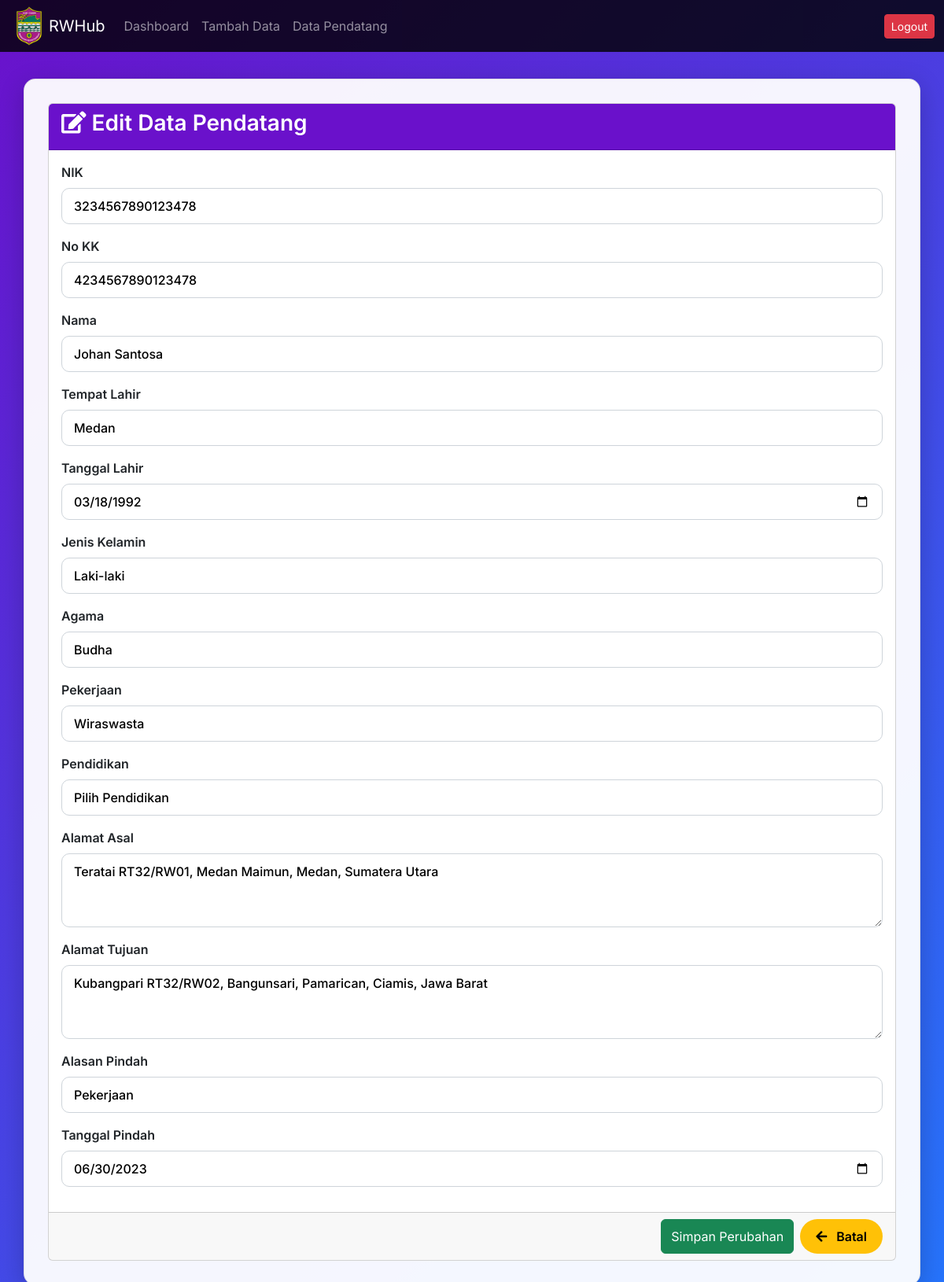
The app's page /edit_pendatang.php?nik=3234567890123478 with its own data.
### tables this page shows
CREATE TABLE `warga_pendatang` (
  `nik` varchar(16) NOT NULL,
  `no_kk` varchar(16) DEFAULT NULL,
  `nama` varchar(25) DEFAULT NULL,
  `tempat_lahir` text DEFAULT NULL,
  `tanggal_lahir` date DEFAULT NULL,
  `jenis_kelamin` enum('Perempuan','Laki-laki') DEFAULT NULL,
  `agama` varchar(15) NOT NULL,
  `pekerjaan` enum('Tidak Bekerja','Pelajar','Mahasiswa','Wiraswasta','Wirausaha','PNS','Guru','Buruh','Lainnya') DEFAULT NULL,
  `pendidikan` enum('Tidak/Belum Sekolah','Belum Tamat SD/Sederajat','Tamat SD/Sederajat','SLTP/Sederajat','SLTA/Sederajat','Diploma I/II','Akademi/Diploma III/S.Muda','Diploma IV/Strata I','Strata II','Strata III') DEFAULT NULL,
  `alamat_asal` text DEFAULT NULL,
  `alamat_tujuan` text DEFAULT NULL,
  `alasan_pindah` enum('Pekerjaan','Pendidikan','Keamanan','Kesehatan','Perumahan','Keluarga','Lainnya') DEFAULT NULL,
  `tanggal_pindah` date DEFAULT NULL
);

### edit_pendatang.php (the view, shortened to what this page needs)
<?php
include 'db_connect.php';
if (isset($_GET['nik'])) {
    $nik = $_GET['nik'];
    $query = "SELECT * FROM warga_pendatang WHERE nik = ?";
    $stmt = $conn->prepare($query);
    $stmt->bind_param("s", $nik);
    $stmt->execute();
    $result = $stmt->get_result();
    $data = $result->fetch_assoc();
} else {
    $error_message = "NIK tidak disediakan.";
}
?>
<!DOCTYPE html>
<html lang="id">
<head>
    <link href="https://cdn.jsdelivr.net/npm/bootstrap@5.3.0/dist/css/bootstrap.min.css" rel="stylesheet">
    <link href="https://cdnjs.cloudflare.com/ajax/libs/font-awesome/5.15.4/css/all.min.css" rel="stylesheet">
</head>
<body>
<nav class="navbar navbar-expand-lg navbar-dark fixed-top">
    <div class="container-fluid">
        <img src="images\logo.png" width="50px">
        <a class="navbar-brand" href="#">RWHub</a>
        <div class="collapse navbar-collapse justify-content-end" id="navbarNav">
            <ul class="navbar-nav me-auto mb-2 mb-lg-0">
                <li class="nav-item">
                    <a class="nav-link" href="dashboard.php">Dashboard</a>
                </li>
                <li class="nav-item">
                    <a class="nav-link" href="tambah_pendatang.php">Tambah Data</a>
                </li>
                <li class="nav-item">
                    <a class="nav-link" href="lihat_pendatang.php">Data Pendatang</a>
                </li>
            </ul>
            <a href="logout.php" class="btn btn-danger btn-sm">Logout</a>
        </div>
    </div>
</nav>
<div class="container container-main">
    <div class="card">
        <div class="card-header">
            <h3 class="card-title">
                <i class="fa fa-edit"></i> Edit Data Pendatang
            </h3>
        </div>
        <form method="POST" action="">
            <div class="card-body">
                <?php if (isset($data) && $data): ?>
                    <div class="mb-3">
                        <label for="nik" class="form-label">NIK</label>
                        <input type="text" class="form-control" id="nik" name="nik" value="<?php echo htmlspecialchars($data['nik']); ?>" readonly>
                    </div>
                    <div class="mb-3">
                        <label for="no_kk" class="form-label">No KK</label>
                        <input type="text" class="form-control" id="no_kk" name="no_kk" value="<?php echo htmlspecialchars($data['no_kk']); ?>" required>
                    </div>
                    <div class="mb-3">
                        <label for="nama" class="form-label">Nama</label>
                        <input type="text" class="form-control" id="nama" name="nama" value="<?php echo htmlspecialchars($data['nama']); ?>" required>
                    </div>
                    <div class="mb-3">
                        <label for="tempat_lahir" class="form-label">Tempat Lahir</label>
                        <input type="text" class="form-control" id="tempat_lahir" name="tempat_lahir" value="<?php echo htmlspecialchars($data['tempat_lahir']); ?>" required>
                    </div>
                    <div class="mb-3">
                        <label for="tanggal_lahir" class="form-label">Tanggal Lahir</label>
                        <input type="date" class="form-control" id="tanggal_lahir" name="tanggal_lahir" value="<?php echo htmlspecialchars($data['tanggal_lahir']); ?>" required>
                    </div>
                    <div class="mb-3">
                        <label for="jenis_kelamin" class="form-label">Jenis Kelamin</label>
                        <select name="jenis_kelamin" id="jenis_kelamin" class="form-select" required>
                                <option value="Laki-laki" <?php if ($data['jenis_kelamin'] == 'Laki-laki') echo 'selected'; ?>>Laki-laki</option>
                            </select>
                    </div>
                    <div class="mb-3">
                        <label for="agama" class="form-label">Agama</label>
                        <select name="agama" id="agama" class="form-select" required>
                                <option value="Budha" <?php if ($data['agama'] == 'Budha') echo 'selected'; ?>>Budha</option>
                            </select>
                    </div>
                    <div class="mb-3">
                        <label for="pekerjaan" class="form-label">Pekerjaan</label>
                        <select name="pekerjaan" id="pekerjaan" class="form-select" required>
                                <option value="Wiraswasta" <?php if ($data['pekerjaan'] == 'Wiraswasta') echo 'selected'; ?>>Wiraswasta</option>
                        </select>
                    </div>
                    <div class="mb-3">
                        <label for="pendidikan" class="form-label">Pendidikan</label>
                        <select name="pendidikan" id="pendidikan" class="form-select" required>
                                <option value="">Pilih Pendidikan</option>
                        </select>
                    </div>
                    <div class="mb-3">
                        <label for="alamat_asal" class="form-label">Alamat Asal</label>
                        <textarea class="form-control" id="alamat_asal" name="alamat_asal" rows="3" required><?php echo htmlspecialchars($data['alamat_asal']); ?></textarea>
                    </div>
                    <div class="mb-3">
                        <label for="alamat_tujuan" class="form-label">Alamat Tujuan</label>
                        <textarea class="form-control" id="alamat_tujuan" name="alamat_tujuan" rows="3" required><?php echo htmlspecialchars($data['alamat_tujuan']); ?></textarea>
                    </div>
                    <div class="mb-3">
                        <label for="alasan_pindah" class="form-label">Alasan Pindah</label>
                        <select name="alasan_pindah" id="alasan_pindah" class="form-select" required>
                                <option value="Pekerjaan" <?php if ($data['alasan_pindah'] == 'Pekerjaan') echo 'selected'; ?>>Pekerjaan</option>
                        </select>
                    </div>
                    <div class="mb-3">
                        <label for="tanggal_pindah" class="form-label">Tanggal Pindah</label>
                        <input type="date" class="form-control" id="tanggal_pindah" name="tanggal_pindah" value="<?php echo htmlspecialchars($data['tanggal_pindah']); ?>" required>
                    </div>
                <?php endif; ?>
            </div>
            <div class="card-footer d-flex justify-content-end">
                <?php if (isset($data) && $data): ?>
                    <button type="submit" class="btn btn-success me-2">Simpan Perubahan</button>
                    <a href="lihat_pendatang.php" class="btn btn-custom-back">
                        <i class="fa fa-arrow-left me-2"></i> Batal
                    </a>
                <?php else: ?>
                    <a href="lihat_pendatang.php" class="btn btn-custom-back">
                        <i class="fa fa-arrow-left me-2"></i> Kembali
                    </a>
                <?php endif; ?>
            </div>
        </form>
    </div>
</div>
</body>
</html>

### edit_pendatang.php (style rules this page uses)
body { font-family: 'Inter', sans-serif; background: linear-gradient(135deg, #6a11cb 0%, #2575fc 100%); min-height: 100vh; color: #000000; }
.navbar { background: rgba(0, 0, 0, 0.8) !important; }
.container-main { background: rgba(255, 255, 255, 0.95); padding: 30px; border-radius: 15px; box-shadow: 0 8px 32px 0 rgba(0, 0, 0, 0.2); border: 1px solid rgba(0, 0, 0, 0.1); margin-top: 100px; margin-bottom: 40px; color: #000000; }
.card-header { background: #6a11cb !important; border-radius: 15px 15px 0 0; color: #ffffff; }
.card-title { font-weight: 600; color: #ffffff; }
.form-label { font-weight: 600; }
.form-control, .form-select, textarea { background: rgba(255, 255, 255, 1); border: 1px solid #ced4da; color: #000000; border-radius: 10px; padding: 10px 15px; font-weight: 500; }
.form-control::placeholder, .form-select::placeholder, textarea::placeholder { color: rgba(0, 0, 0, 0.5); }
.btn-custom-back { background-color: #ffc107; color: #000000; border: none; border-radius: 50px; padding: 10px 20px; transition: all 0.3s ease; font-weight: 600; }

### records on screen
warga_pendatang: nik "3234567890123478", no_kk "4234567890123478", nama "Johan Santosa", tempat_lahir "Medan", tanggal_lahir "03/18/1992", jenis_kelamin "Laki-laki", agama "Budha", pekerjaan "Wiraswasta", alamat_asal "Teratai RT32/RW01, Medan Maimun, Medan, Sumatera Utara", alamat_tujuan "Kubangpari RT32/RW02, Bangunsari, Pamarican, Ciamis, Jawa Barat", alasan_pindah "Pekerjaan", tanggal_pindah "06/30/2023"
